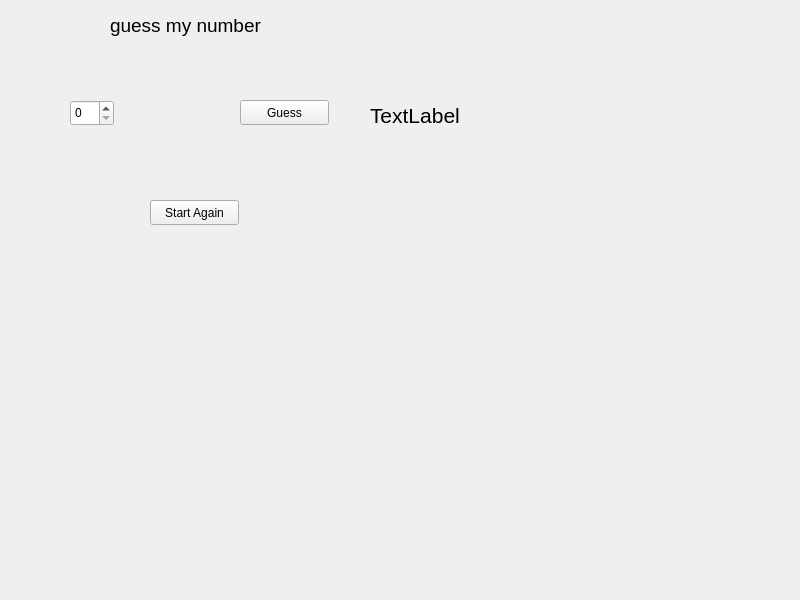
<?xml version="1.0" encoding="UTF-8"?>
<ui version="4.0">
 <class>Widget</class>
 <widget class="QWidget" name="Widget">
  <property name="geometry">
   <rect>
    <x>0</x>
    <y>0</y>
    <width>800</width>
    <height>600</height>
   </rect>
  </property>
  <property name="windowTitle">
   <string>Widget</string>
  </property>
  <widget class="QLabel" name="game_name_label">
   <property name="geometry">
    <rect>
     <x>110</x>
     <y>10</y>
     <width>161</width>
     <height>31</height>
    </rect>
   </property>
   <property name="font">
    <font>
     <pointsize>14</pointsize>
    </font>
   </property>
   <property name="text">
    <string>guess my number</string>
   </property>
  </widget>
  <widget class="QSpinBox" name="spinBox">
   <property name="geometry">
    <rect>
     <x>70</x>
     <y>100</y>
     <width>44</width>
     <height>26</height>
    </rect>
   </property>
   <property name="maximum">
    <number>10</number>
   </property>
  </widget>
  <widget class="QPushButton" name="guess_button">
   <property name="geometry">
    <rect>
     <x>240</x>
     <y>100</y>
     <width>89</width>
     <height>25</height>
    </rect>
   </property>
   <property name="text">
    <string>Guess</string>
   </property>
  </widget>
  <widget class="QPushButton" name="start_over_button">
   <property name="geometry">
    <rect>
     <x>150</x>
     <y>200</y>
     <width>89</width>
     <height>25</height>
    </rect>
   </property>
   <property name="text">
    <string>Start Again</string>
   </property>
  </widget>
  <widget class="QLabel" name="game_info_label">
   <property name="geometry">
    <rect>
     <x>370</x>
     <y>100</y>
     <width>351</width>
     <height>31</height>
    </rect>
   </property>
   <property name="font">
    <font>
     <pointsize>16</pointsize>
    </font>
   </property>
   <property name="text">
    <string>TextLabel</string>
   </property>
  </widget>
 </widget>
 <resources/>
 <connections/>
</ui>
